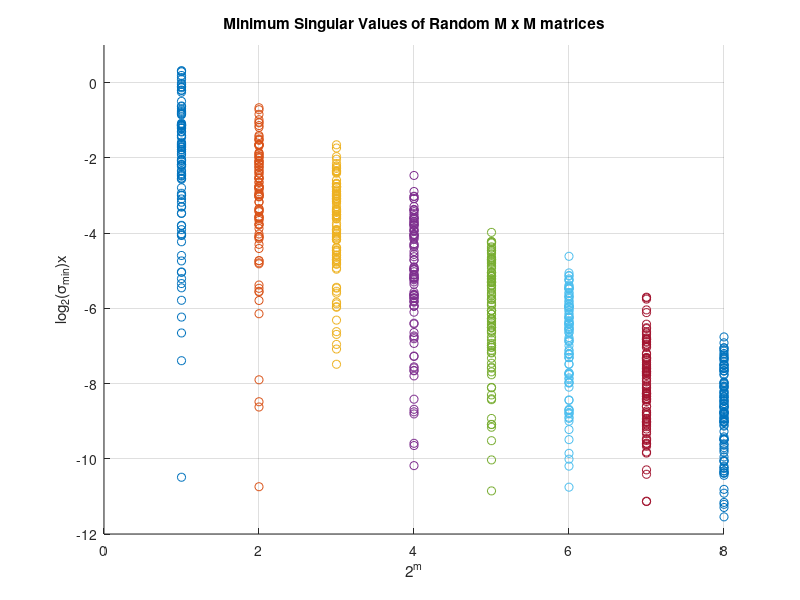
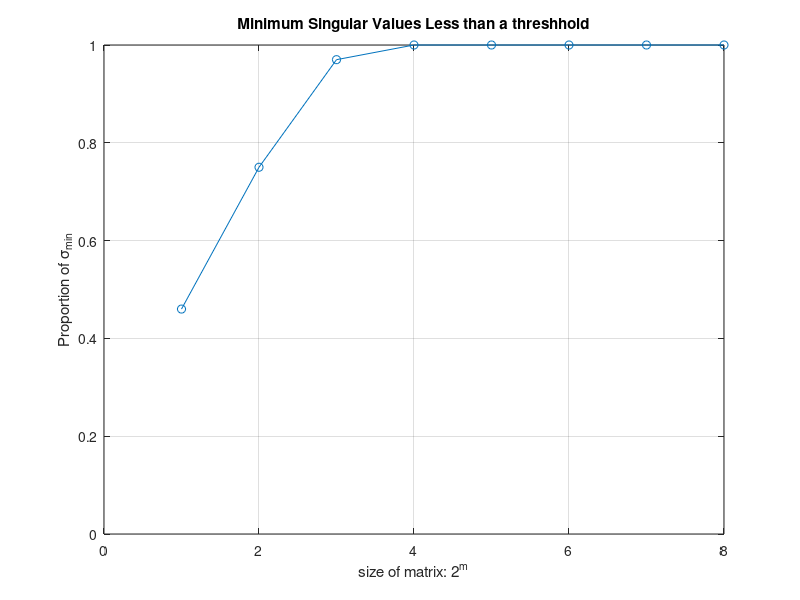
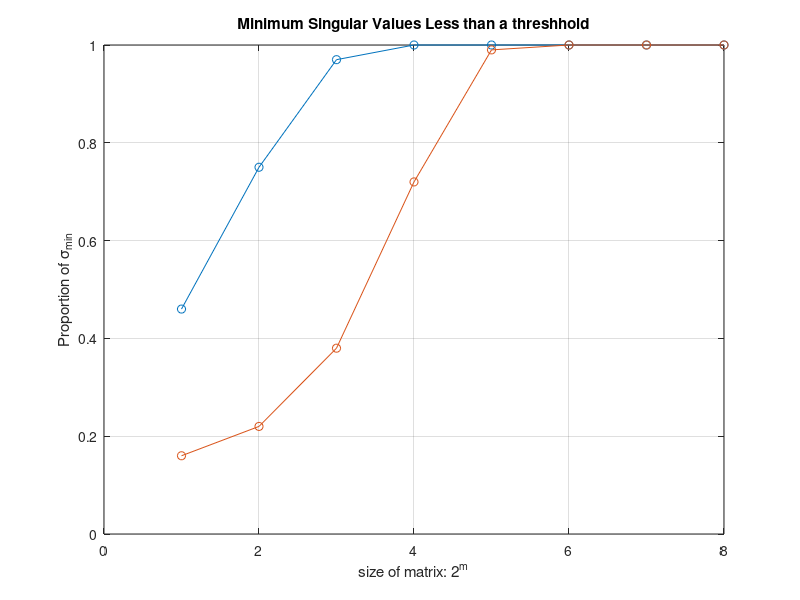
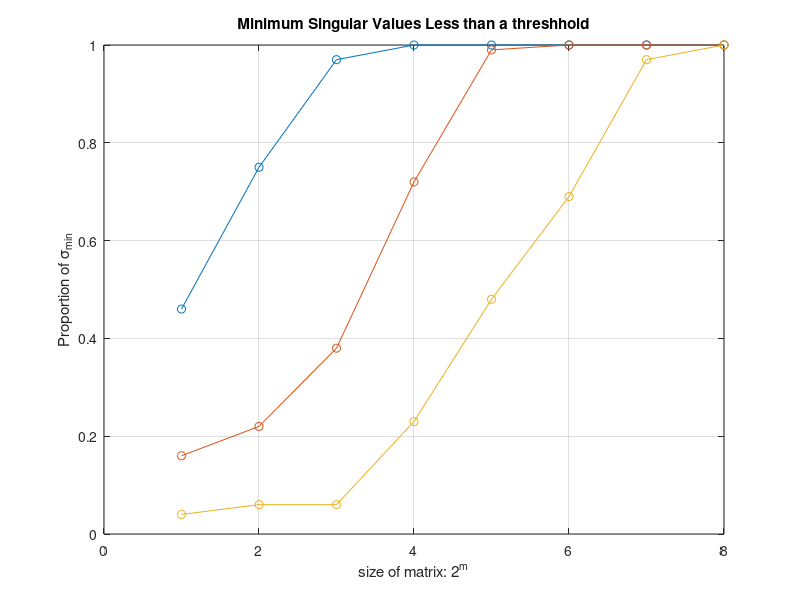

Source code (MATLAB) for these figures, in order:
% problem 12_3_c
current_figure = figure('Name', 'Minimum Singular Values of Random M x M matrices');
    s_min = zeros(8, 100);
    y_axis = zeros(8, 100);
for jj=1:8
    m = 2.^jj;
    for n=1:100;
        A = randn(m, m) / sqrt(m);
        S = svd(A);
        s_min(jj, n) = min(S);
    end
    y_axis(jj, :) = log2(s_min(jj, :));
    x_axis = zeros(100, 1) + jj;
    scatter(x_axis, y_axis(jj, :));
    axis([0, 8, -12, 1]);
    grid on
    hold on
end

filename = 'math543_hw5_problem_12_3_c_000.png';
xlabel('2^m')
ylabel('log_2(\sigma_{min})x')
title('Minimum Singular Values of Random M x M matrices');
saveas(current_figure, filename);

% ------------------------------------------------------------
clear x_axis y_axis;

    clf
x_axis = 1:8;
legendStr = cell(6, 1);
for ii = 1:6
    m = ii*2;
    titleStr = sprintf('Minimum Singular Values Less than a threshhold');
    legendStr{ii} = strcat('\sigma_{min} <', sprintf( '2^{-%g}', m));
    

    less_than = s_min < 2^-m;
    
    y_axis = zeros(8, 1);   
    for jj = 1:8
        y_axis(jj) = numel(nonzeros(less_than(jj, :))) / 100;
    end
    plot(x_axis, y_axis, 'o-');
    grid on
    hold on
    axis([0, 8, 0, 1])
    title(titleStr)
    xlabel('size of matrix: 2^m')
    ylabel('Proportion of \sigma_{min}')
    filename = sprintf('math543_hw5_problem_12_3_c_%03g.png', (ii+1) );
    saveas(current_figure, filename);

end
    legend(legendStr{1}, legendStr{2}, legendStr{3}, ...
        legendStr{4}, legendStr{5}, legendStr{6})